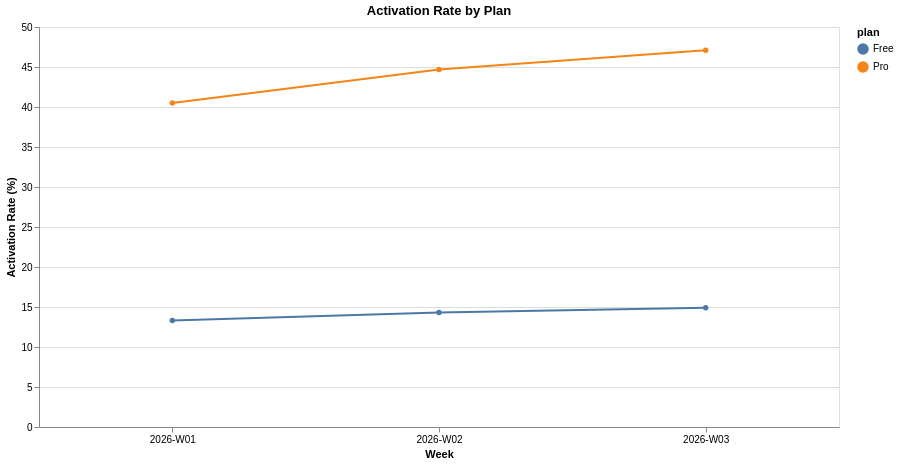

Vega-Lite specification for this chart:
### Vega-Lite specification from a JSON file in a GitHub repository (floating-point values rounded to 4 significant figures)
{"config": {"view": {"continuousWidth": 300, "continuousHeight": 300, "stroke": "#d9e2ec"}}, "data": {"name": "data-9a087ddfe01bbc2a55ad9d73081b4cf7"}, "mark": {"type": "line", "point": true}, "encoding": {"color": {"field": "plan", "type": "nominal"}, "opacity": {"condition": {"param": "param_029f6f27ab98f4cc", "value": 1}, "value": 0.2}, "tooltip": [{"field": "week", "type": "nominal"}, {"field": "activation_rate", "type": "quantitative"}, {"field": "plan", "type": "nominal"}], "x": {"axis": {"labelAngle": 0}, "field": "week", "title": "Week", "type": "nominal"}, "y": {"field": "activation_rate", "title": "Activation Rate (%)", "type": "quantitative"}}, "height": 400, "params": [{"name": "param_029f6f27ab98f4cc", "select": {"type": "point", "fields": ["plan"]}, "bind": "legend"}], "title": "Activation Rate by Plan", "width": 800, "$schema": "https://vega.github.io/schema/vega-lite/v6.4.1.json", "datasets": {"data-9a087ddfe01bbc2a55ad9d73081b4cf7": [{"week": "2026-W01", "plan": "Pro", "activation_rate": 40.5}, {"week": "2026-W03", "plan": "Pro", "activation_rate": 47.1}, {"week": "2026-W02", "plan": "Free", "activation_rate": 14.3}, {"week": "2026-W01", "plan": "Free", "activation_rate": 13.3}, {"week": "2026-W03", "plan": "Free", "activation_rate": 14.9}, {"week": "2026-W02", "plan": "Pro", "activation_rate": 44.7}]}}
